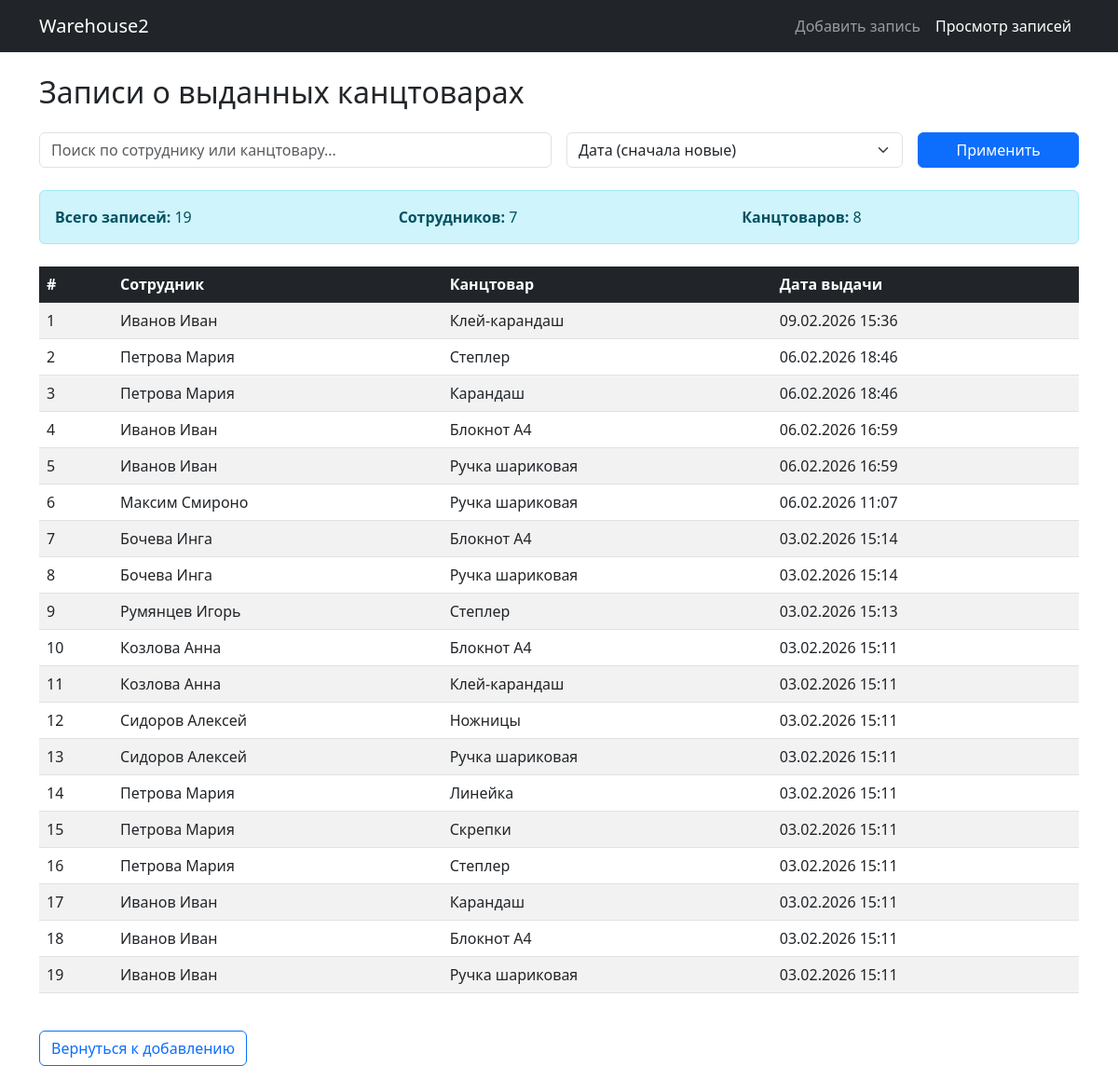
The app's page /records/ with its own data.
### inventory/models.py (models this page shows, shortened)
class EmployeeSupply(models.Model):
    employee = models.ForeignKey(Employee, on_delete=models.CASCADE, verbose_name="Сотрудник")
    supply = models.ForeignKey(OfficeSupply, on_delete=models.CASCADE, verbose_name="Канцтовар")
    taken_date = models.DateTimeField(auto_now_add=True, verbose_name="Дата выдачи")
    class Meta:
        verbose_name = "Выдача канцтовара"
        verbose_name_plural = "Выдачи канцтоваров"

class Employee(models.Model):
    name = models.CharField(max_length=100, verbose_name="Имя сотрудника")
    class Meta:
        verbose_name = "Сотрудник"
        verbose_name_plural = "Сотрудники"

class OfficeSupply(models.Model):
    name = models.CharField(max_length=150, verbose_name="Название канцтовара")
    class Meta:
        verbose_name = "Канцтовар"
        verbose_name_plural = "Канцтовары"

### inventory/views.py (the view)
# urls.py: path('records/', views.records, name='records'),
def records(request):
    search_query = request.GET.get('search', '').strip()
    sort_by = request.GET.get('sort_by', '-taken_date')
    records_list = EmployeeSupply.objects.all()
    if search_query:
        records_list = records_list.filter(
            Q(employee__name__icontains=search_query) |
            Q(supply__name__icontains=search_query)
        )
    records_list = records_list.order_by(sort_by)
    total_records = records_list.count()
    supplies_count = records_list.values('supply').distinct().count()
    employees_count = records_list.values('employee').distinct().count()
    context = {
        'records': records_list,
        'search_query': search_query,
        'sort_by': sort_by,
        'total_records': total_records,
        'supplies_count': supplies_count,
        'employees_count': employees_count,
    }
    return render(request, 'records.html', context)

### inventory/templates/records.html (shortened to what this page needs)
{% extends 'base.html' %}
{% block content %}
<div class="row">
    <div class="col-12">
        <h2 class="mb-4">Записи о выданных канцтоварах</h2>
        <form method="GET" action="{% url 'records' %}" class="mb-4">
            <div class="row g-3">
                <div class="col-md-6">
                    <input type="text" name="search" class="form-control"
                           placeholder="Поиск по сотруднику или канцтовару..."
                           value="{{ search_query }}">
                </div>
                <div class="col-md-4">
                    <select name="sort_by" class="form-select">
                        <option value="-taken_date" {% if sort_by == '-taken_date' %}selected{% endif %}>
                            Дата (сначала новые)
                        </option>
                    </select>
                </div>
                <div class="col-md-2">
                    <button class="btn btn-primary w-100" type="submit">Применить</button>
                </div>
            </div>
        </form>
        {% if total_records > 0 %}
            <div class="alert alert-info mb-4">
                <div class="row">
                    <div class="col-md-4">
                        <strong>Всего записей:</strong> {{ total_records }}
                    </div>
                    <div class="col-md-4">
                        <strong>Сотрудников:</strong> {{ employees_count }}
                    </div>
                    <div class="col-md-4">
                        <strong>Канцтоваров:</strong> {{ supplies_count }}
                    </div>
                </div>
            </div>
        {% endif %}
        {% if records %}
            <div class="table-responsive">
                <table class="table table-striped table-hover">
                    <thead class="table-dark">
                        <tr>
                            <th>#</th>
                            <th>Сотрудник</th>
                            <th>Канцтовар</th>
                            <th>Дата выдачи</th>
                        </tr>
                    </thead>
                    <tbody>
                        {% for record in records %}
                        <tr>
                            <td>{{ forloop.counter }}</td>
                            <td>{{ record.employee.name }}</td>
                            <td>{{ record.supply.name }}</td>
                            <td>{{ record.taken_date|date:"d.m.Y H:i" }}</td>
                        </tr>
                        {% endfor %}
                    </tbody>
                </table>
            </div>
        {% endif %}
        <div class="mt-4">
            <a href="{% url 'index' %}" class="btn btn-outline-primary">
                Вернуться к добавлению
            </a>
        </div>
    </div>
</div>
{% endblock %}

### records on screen
EmployeeSupply: employee.name "Иванов Иван", supply.name "Клей-карандаш", taken_date "09.02.2026 15:36"
EmployeeSupply: employee.name "Петрова Мария", supply.name "Степлер", taken_date "06.02.2026 18:46"
EmployeeSupply: employee.name "Петрова Мария", supply.name "Карандаш", taken_date "06.02.2026 18:46"
EmployeeSupply: employee.name "Иванов Иван", supply.name "Блокнот А4", taken_date "06.02.2026 16:59"
EmployeeSupply: employee.name "Иванов Иван", supply.name "Ручка шариковая", taken_date "06.02.2026 16:59"
EmployeeSupply: employee.name "Максим Смироно", supply.name "Ручка шариковая", taken_date "06.02.2026 11:07"
EmployeeSupply: employee.name "Бочева Инга", supply.name "Блокнот А4", taken_date "03.02.2026 15:14"
EmployeeSupply: employee.name "Бочева Инга", supply.name "Ручка шариковая", taken_date "03.02.2026 15:14"
EmployeeSupply: employee.name "Румянцев Игорь", supply.name "Степлер", taken_date "03.02.2026 15:13"
EmployeeSupply: employee.name "Козлова Анна", supply.name "Блокнот А4", taken_date "03.02.2026 15:11"
EmployeeSupply: employee.name "Козлова Анна", supply.name "Клей-карандаш", taken_date "03.02.2026 15:11"
EmployeeSupply: employee.name "Сидоров Алексей", supply.name "Ножницы", taken_date "03.02.2026 15:11"
EmployeeSupply: employee.name "Сидоров Алексей", supply.name "Ручка шариковая", taken_date "03.02.2026 15:11"
EmployeeSupply: employee.name "Петрова Мария", supply.name "Линейка", taken_date "03.02.2026 15:11"
EmployeeSupply: employee.name "Петрова Мария", supply.name "Скрепки", taken_date "03.02.2026 15:11"
EmployeeSupply: employee.name "Петрова Мария", supply.name "Степлер", taken_date "03.02.2026 15:11"
EmployeeSupply: employee.name "Иванов Иван", supply.name "Карандаш", taken_date "03.02.2026 15:11"
EmployeeSupply: employee.name "Иванов Иван", supply.name "Блокнот А4", taken_date "03.02.2026 15:11"
EmployeeSupply: employee.name "Иванов Иван", supply.name "Ручка шариковая", taken_date "03.02.2026 15:11"

### other values on screen
{{ total_records }} "19"
{{ employees_count }} "7"
{{ supplies_count }} "8"
